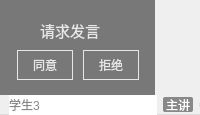
          <widget class="QWidget" name="widget_dis4" native="true">
           <property name="styleSheet">
            <string notr="true">border-width: 0px;</string>
           </property>
           <layout class="QVBoxLayout" name="verticalLayout_6">
            <property name="spacing">
             <number>0</number>
            </property>
            <property name="leftMargin">
             <number>0</number>
            </property>
            <property name="topMargin">
             <number>0</number>
            </property>
            <property name="rightMargin">
             <number>0</number>
            </property>
            <property name="bottomMargin">
             <number>0</number>
            </property>
            <item>
             <widget class="QWidgetVideoRender" name="dis_4" native="true">
              <property name="minimumSize">
               <size>
                <width>153</width>
                <height>95</height>
               </size>
              </property>
              <property name="maximumSize">
               <size>
                <width>156</width>
                <height>95</height>
               </size>
              </property>
              <property name="focusPolicy">
               <enum>Qt::StrongFocus</enum>
              </property>
              <widget class="QLabel" name="label_mute4">
               <property name="geometry">
                <rect>
                 <x>125</x>
                 <y>0</y>
                 <width>30</width>
                 <height>30</height>
                </rect>
               </property>
               <property name="minimumSize">
                <size>
                 <width>30</width>
                 <height>30</height>
                </size>
               </property>
               <property name="maximumSize">
                <size>
                 <width>30</width>
                 <height>30</height>
                </size>
               </property>
               <property name="styleSheet">
                <string notr="true">background-image: url(:/Course/course/mute.png);
background-repeat: no-repeat;
background-position: center;</string>
               </property>
               <property name="text">
                <string/>
               </property>
              </widget>
              <widget class="QLabel" name="label_dis4_bg">
               <property name="geometry">
                <rect>
                 <x>0</x>
                 <y>0</y>
                 <width>155</width>
                 <height>95</height>
                </rect>
               </property>
               <property name="styleSheet">
                <string notr="true">background-image: url(:/Course/course/cameraOffBG.png);
background-repeat: no-repeat;
background-position: center;</string>
               </property>
               <property name="text">
                <string/>
               </property>
              </widget>
              <widget class="QFrame" name="req4">
               <property name="geometry">
                <rect>
                 <x>0</x>
                 <y>0</y>
                 <width>155</width>
                 <height>95</height>
                </rect>
               </property>
               <property name="styleSheet">
                <string notr="true">QFrame{
	border: none;
	background: #7f000000;
	opacity: 255
}</string>
               </property>
               <property name="frameShape">
                <enum>QFrame::StyledPanel</enum>
               </property>
               <property name="frameShadow">
                <enum>QFrame::Raised</enum>
               </property>
               <widget class="QPushButton" name="btn_accept4">
                <property name="geometry">
                 <rect>
                  <x>17</x>
                  <y>50</y>
                  <width>56</width>
                  <height>30</height>
                 </rect>
                </property>
                <property name="autoFillBackground">
                 <bool>false</bool>
                </property>
                <property name="styleSheet">
                 <string notr="true">background-color: rgba(0, 0, 0, 0);
color: rgb(231, 231, 231);
border: 1px solid rgb(231, 231, 231);</string>
                </property>
                <property name="text">
                 <string>同意</string>
                </property>
                <property name="flat">
                 <bool>false</bool>
                </property>
               </widget>
               <widget class="QPushButton" name="btn_deny4">
                <property name="geometry">
                 <rect>
                  <x>83</x>
                  <y>50</y>
                  <width>56</width>
                  <height>30</height>
                 </rect>
                </property>
                <property name="styleSheet">
                 <string notr="true">background-color: rgba(0, 0, 0, 0);
color: rgb(231, 231, 231);
border: 1px solid rgb(231, 231, 231);</string>
                </property>
                <property name="text">
                 <string>拒绝</string>
                </property>
               </widget>
               <widget class="QLabel" name="label_req4">
                <property name="geometry">
                 <rect>
                  <x>40</x>
                  <y>20</y>
                  <width>61</width>
                  <height>20</height>
                 </rect>
                </property>
                <property name="font">
                 <font>
                  <family>微软雅黑</family>
                  <pointsize>11</pointsize>
                  <weight>50</weight>
                  <bold>false</bold>
                 </font>
                </property>
                <property name="styleSheet">
                 <string notr="true">QLabel{
	background-color: rgba(0, 0, 0, 0);
	color:#ffe7e7e7;
    opacity: 0;
}</string>
                </property>
                <property name="text">
                 <string>请求发言</string>
                </property>
               </widget>
              </widget>
              <zorder>req4</zorder>
              <zorder>label_dis4_bg</zorder>
              <zorder>label_mute4</zorder>
             </widget>
            </item>
            <item>
             <widget class="QWidget" name="widget_id4" native="true">
              <property name="styleSheet">
               <string notr="true">#widget_id4{
	border-bottom: 1px solid #dddddd;
}</string>
              </property>
              <layout class="QHBoxLayout" name="horizontalLayout_3">
               <property name="topMargin">
                <number>0</number>
               </property>
               <property name="rightMargin">
                <number>0</number>
               </property>
               <property name="bottomMargin">
                <number>0</number>
               </property>
               <item>
                <widget class="QLabel" name="label_user4">
                 <property name="minimumSize">
                  <size>
                   <width>0</width>
                   <height>20</height>
                  </size>
                 </property>
                 <property name="maximumSize">
                  <size>
                   <width>16777215</width>
                   <height>20</height>
                  </size>
                 </property>
                 <property name="styleSheet">
                  <string notr="true">color: rgb(136,136,136);
border-width: 0px;
background-color: rgb(255,255,255);
border-color: rgb(221,221,221);
font: 9pt &quot;微软雅黑&quot;;</string>
                 </property>
                 <property name="text">
                  <string>学生3</string>
                 </property>
                </widget>
               </item>
               <item>
                <widget class="QLabel" name="label_tag4">
                 <property name="minimumSize">
                  <size>
                   <width>30</width>
                   <height>15</height>
                  </size>
                 </property>
                 <property name="maximumSize">
                  <size>
                   <width>30</width>
                   <height>15</height>
                  </size>
                 </property>
                 <property name="styleSheet">
                  <string notr="true">	background-color: rgb(136,136,136);
	color: rgb(255, 255, 255);
	font: 9pt &quot;微软雅黑&quot;;
	border-radius: 2px;
	border-width: 0px;</string>
                 </property>
                 <property name="text">
                  <string>主讲</string>
                 </property>
                 <property name="alignment">
                  <set>Qt::AlignCenter</set>
                 </property>
                </widget>
               </item>
               <item>
                <widget class="QWidget" name="widget_split4" native="true">
                 <property name="minimumSize">
                  <size>
                   <width>1</width>
                   <height>0</height>
                  </size>
                 </property>
                 <property name="maximumSize">
                  <size>
                   <width>1</width>
                   <height>16777215</height>
                  </size>
                 </property>
                 <property name="styleSheet">
                  <string notr="true">background: #dddddd;
margin-top: 8px;
margin-bottom: 8px;</string>
                 </property>
                </widget>
               </item>
              </layout>
             </widget>
            </item>
           </layout>
          </widget>
